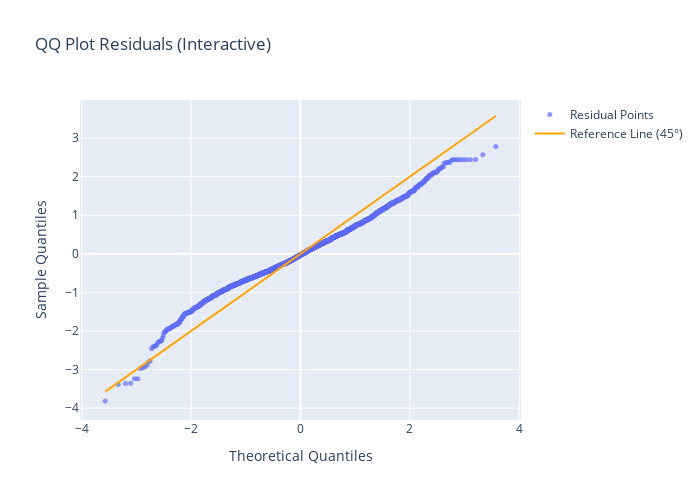

Notebook code cell kept with this figure:
### Markdown cell above
## 7.3 QQ Plot

### Code cell
qq_theoretical, qq_sample = stats.probplot(residuals, dist="norm", fit=False)

fig = go.Figure()

fig.add_trace(go.Scatter(
    x=qq_theoretical,
    y=qq_sample,
    mode='markers',
    name='Residual Points',
    marker=dict(size=5, opacity=0.7)
))

# Garis referensi 45°
fig.add_trace(go.Scatter(
    x=qq_theoretical,
    y=qq_theoretical,
    mode='lines',
    name='Reference Line (45°)',
    line=dict(color='orange')
))

fig.update_layout(
    title="QQ Plot Residuals (Interactive)",
    xaxis_title="Theoretical Quantiles",
    yaxis_title="Sample Quantiles",
    height=500,
    width=700
)

fig.show()

### Figure 1 — Plotly figure (JSON) as saved in the notebook; plotly's stock layout.template omitted (floating-point values rounded to 4 significant figures; data arrays with more than 128 entries replaced by an {"elided": "..."} marker saying what was removed)
{"data": [{"marker": {"opacity": 0.7, "size": 5}, "mode": "markers", "name": "Residual Points", "type": "scatter", "x": {"elided": "3918 float values"}, "y": {"elided": "3918 float values"}}, {"line": {"color": "orange"}, "mode": "lines", "name": "Reference Line (45°)", "type": "scatter", "x": {"elided": "3918 float values"}, "y": {"elided": "3918 float values"}}], "layout": {"height": 500, "title": {"text": "QQ Plot Residuals (Interactive)"}, "width": 700, "xaxis": {"autorange": true, "range": [-4.035, 4.035], "title": {"text": "Theoretical Quantiles"}, "type": "linear"}, "yaxis": {"autorange": true, "range": [-4.307, 3.987], "title": {"text": "Sample Quantiles"}, "type": "linear"}}}
